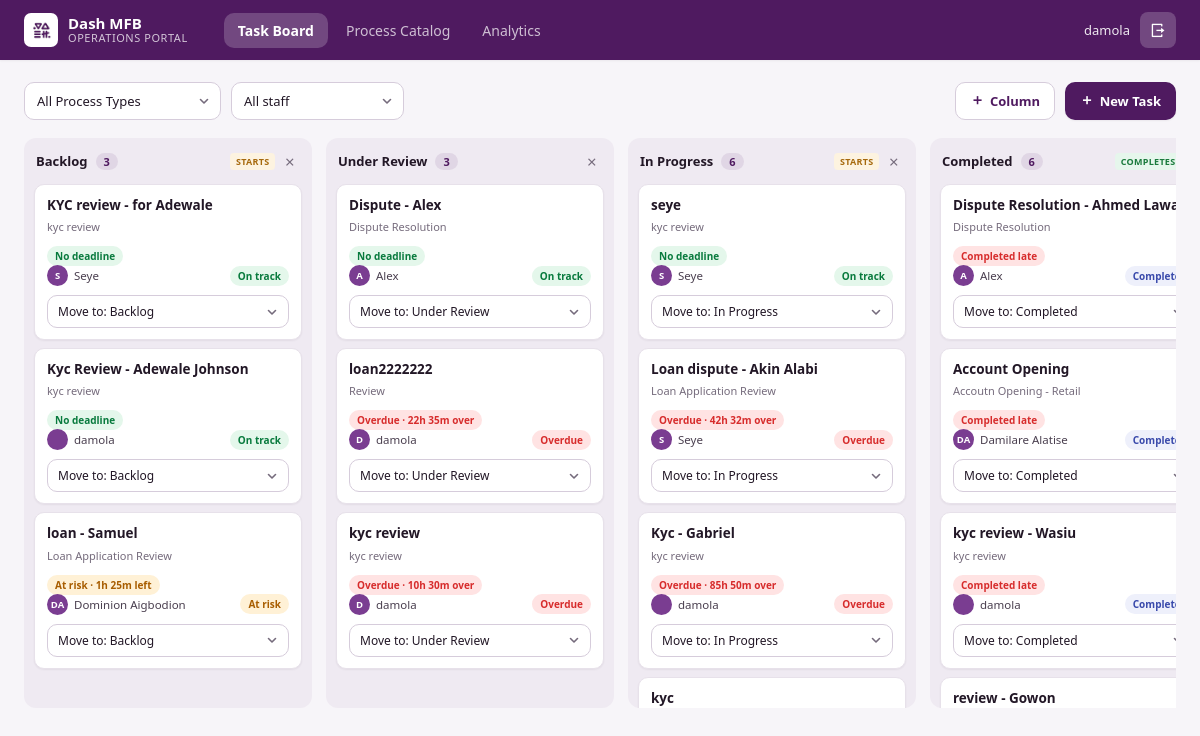
Screenshot of /dashboard/ (signed in) with the database file from the repository.
### portal/models.py (models this page shows, shortened)
class Column(models.Model):
    name = models.CharField(max_length=100)
    starts = models.BooleanField(default=False)
    completes = models.BooleanField(default=False)
    order = models.PositiveIntegerField(default=0)  # controls left-to-right board order
    class Meta:
        ordering = ['order']
    def __str__(self):
        return self.name

class Task(models.Model):
    title = models.CharField(max_length=300)
    process_type = models.ForeignKey(ProcessType, on_delete=models.PROTECT, related_name='tasks')
    status = models.ForeignKey(Column, on_delete=models.PROTECT, related_name='tasks')
    assignee = models.ForeignKey(User, on_delete=models.SET_NULL, null=True, blank=True, related_name='assigned_tasks')
    created_at = models.DateTimeField(auto_now_add=True)
    started_at = models.DateTimeField(null=True, blank=True)
    completed_at = models.DateTimeField(null=True, blank=True)
    submitted_at = models.DateTimeField(null=True, blank=True)
    deadline = models.DateTimeField(null=True, blank=True)
    escalation_sent = models.BooleanField(default=False)
    escalated_at = models.DateTimeField(null=True, blank=True)
    checklist_done = models.JSONField(default=dict, blank=True)
    awaiting_approval = models.BooleanField(default=False)
    approved_at = models.DateTimeField(null=True, blank=True)
    approved_by = models.ForeignKey(
        User, on_delete=models.SET_NULL, null=True, blank=True, related_name='approved_tasks'
    )

class ProcessType(models.Model):
    name = models.CharField(max_length=200)
    target_hours = models.FloatField()
    checklist = models.JSONField(default=list, blank=True)
    requires_approval = models.BooleanField(
        default=False,
        help_text='Tasks of this type need a sign-off before they count as completed.',
    )
    def __str__(self):
        return self.name

### portal/views.py (the view)
# urls.py: path("dashboard/", views.dashboard, name="portal-dashboard"),
@login_required
def dashboard(request):
    return render(request, 'portal/dashboard.html', _dashboard_context(request))

### portal/forms.py
class TaskForm(forms.ModelForm):
    class Meta:
        model = Task
        fields = ['title', 'process_type', 'assignee', 'status']
        widgets = {
            'title': forms.TextInput(attrs={'placeholder': 'e.g. KYC review — Damola J'}),
        }

class ColumnForm(forms.ModelForm):
    class Meta:
        model = Column
        fields = ['name', 'starts', 'completes']
        widgets = {
            'name': forms.TextInput(attrs={'placeholder': 'e.g. QA Sign-off'}),
        }

### portal/views.py (called while the page is built, shortened)
def can_approve(user):
    if not user.is_authenticated:
        return False
    if user.is_superuser:
        return True

def compute_deadline_status(task):
    if task.completed_at:
        return 'done'
    if task.awaiting_approval:
        return 'awaiting'
    if not task.deadline:
        return 'on-track'
    now = timezone.now()
    if now >= task.deadline:
        return 'overdue'
    total_seconds = (
        task.deadline - task.created_at
    ).total_seconds()
    if total_seconds <= 0:
        return 'overdue'
    elapsed_seconds = (
        now - task.created_at
    ).total_seconds()
    pct = elapsed_seconds / total_seconds
    if pct >= 0.7:
        return 'at-risk'
    return 'on-track'

def create_escalation_if_needed(task):
    if task.completed_at:
        return
    if not task.deadline:
        return
    if compute_deadline_status(task) != 'at-risk':
        return
    if Escalation.objects.filter(task=task).exists():
        return
    team_leads = User.objects.filter(
        profile__role=Profile.ROLE_TEAM_LEAD,
        is_active=True,
    )

def _clean_id(value):
    return value if (value or '').isdigit() else ''

### portal/templates/portal/dashboard.html (shortened to what this page needs)
{% extends 'portal/base.html' %}
{% load static %}
{% block content %}
<section class="tab-panel active">
    <div class="board-toolbar">
        <div class="toolbar-left">
            <form method="get" style="display:flex; gap:10px; flex-wrap:wrap;">
                <select name="process" class="filter-select" onchange="this.form.submit()">
                    <option value="">All Process Types</option>
                </select>
                {% if user.is_superuser or user.profile.role == 'admin' or user.profile.role == 'team_lead' %}
                <select name="assignee" class="filter-select" onchange="this.form.submit()">
                    <option value="">All staff</option>
                </select>
                {% endif %}
            </form>
        </div>
        <div class="toolbar-right">
            <button type="button" class="toolbar-btn hide" onclick="document.getElementById('columnModal').classList.remove('hidden')">
                <i class="ri-add-fill"></i>Column
            </button>
            <button type="button" class="toolbar-btn show" onclick="document.getElementById('taskModal').classList.remove('hidden')">
                <i class="ri-add-fill"></i>New Task
            </button>
        </div>
    </div>
    <div class="board">
        {% for entry in columns_with_tasks %}
        <div class="column">
            <div class="column-header">
                <div class="column-title">
                    {{ entry.column.name }} <span class="column-count">{{ entry.tasks|length }}</span>
                </div>
                <div class="column-flags">
                    {% if entry.column.starts %}<span class="column-flag flag-start">Starts</span>{% endif %}
                    {% if entry.column.completes %}<span class="column-flag flag-complete">Completes</span>{% endif %}
                    <form method="post" action="{% url 'column-delete' entry.column.id %}" style="display:inline;"
                          onsubmit="return confirm('Delete this column?');">
                        <button class="column-delete" type="submit" title="Delete column"><i class="ri-close-line"></i></button>
                    </form>
                </div>
            </div>
            <div class="column-body">
                {% for task in entry.tasks %}
                <div class="task-card">
                    <a href="{% url 'task-edit' task.id %}" style="text-decoration:none; color:inherit; display:block;">
                        <div class="task-card-top">
                            <div class="task-title">{{ task.title }}</div>
                        </div>
                        <div class="task-process">{{ task.process_type.name }}</div>
                        {% if task.awaiting_approval %}
                            <span class="badge badge-awaiting">
                                Awaiting approval
                            </span>
                        {% elif task.completed_at %}
                            {% if task.completion_status == 'on-time' %}
                                <span class="badge badge-completed">
                                    Completed on time
                                </span>
                            {% else %}
                                <span class="badge badge-overdue">
                                    Completed late
                                </span>
                            {% endif %}
                        {% elif task.deadline %}
                            <span
                                class="badge deadline-badge"
                                data-deadline="{{ task.deadline|date:'c' }}"
                                data-created="{{ task.created_at|date:'c' }}"
                            >
                                <span class="deadline-text">
                                </span>
                            </span>
                        {% else %}
                            <span class="badge badge-on-track">
                                No deadline
                            </span>
                        {% endif %}
                        <div class="task-meta">
                            <div class="task-assignee">
                            {% if task.assignee %}
                                <span class="assignee-avatar">{{ task.assignee.first_name|slice:":1"|upper }}{{ task.assignee.last_name|slice:":1"|upper }}</span>
                                {{ task.assignee.get_full_name|default:task.assignee.username }}
                            {% else %}
                                <span class="assignee-avatar assignee-avatar-none">?</span>
                                <span class="muted">Unassigned</span>
                            {% endif %}
                            </div>
                            <span class="badge badge-{{ task.deadline_status }}">
                            {% if task.deadline_status == 'on-track' %}On track
                            {% elif task.deadline_status == 'at-risk' %}At risk
                            {% elif task.deadline_status == 'overdue' %}Overdue
                            {% elif task.deadline_status == 'awaiting' %}Awaiting approval
                            {% else %}Completed{% endif %}
                            </span>
                        </div>
                    </a>
                    <form method="post" action="{% url 'task-move' task.id %}">
                        <select name="status" class="task-move" onchange="this.form.submit()">
                            {% for c in all_columns %}
                                <option value="{{ c.id }}" {% if c.id == entry.column.id %}selected{% endif %}>Move to: {{ c.name }}</option>
                            {% endfor %}
                        </select>
                    </form>
                </div>
                {% empty %}
                <div class="column-drop-empty">No tasks</div>
                {% endfor %}
            </div>
        </div>
        {% endfor %}
    </div>
</section>
{% endblock %}

### portal/templates/portal/base.html (shortened to what this page needs)
{% load static %}
<!DOCTYPE html>
<html lang="en">
<head>
    <link rel="stylesheet" href="{% static 'css/dashboard.css' %}">
    <link href="https://cdn.jsdelivr.net/npm/remixicon@4.9.0/fonts/remixicon.css" rel="stylesheet" />
</head>
<body>
    <header class="top-bar">
        <div class="head">
            <img src="{% static 'images/DASH LOGO.jpg' %}" alt="Logo">
            <div class="head-text">
                <span class="head-name">Dash MFB</span>
                <span class="head-sub">Operations Portal</span>
            </div>
        </div>
        <nav class="tabs" role="tablist">
            <a class="tab-btn {% if active_tab == 'board' %}active{% endif %}"
                href="{% url 'portal-dashboard' %}">Task Board</a>
            <a class="tab-btn {% if active_tab == 'catalog' %}active{% endif %}"
                href="{% url 'portal-catalog' %}">Process Catalog</a>
            {% if user.is_superuser or user.profile.role == 'admin' or user.profile.role == 'team_lead' %}
            <a class="tab-btn {% if active_tab == 'analytics' %}active{% endif %}"
                href="{% url 'portal-analytics' %}">Analytics</a>
            {% endif %}
        </nav>
        <div class="user-wrap">
            <span class="user-name">{{ user.get_full_name|default:user.username }}</span>
            <form method="post" action="{% url 'portal-logout' %}">
                <button type="submit" class="logout-btn" title="Log out">
                    <i class="ri-logout-box-r-line"></i>
                </button>
            </form>
        </div>
    </header>
    <main>
        {% block content %}
        {% endblock content %}
    </main>
</body>
</html>

### rows the page displays
Column: column.name "Backlog", tasks|length "3", starts "STARTS"
Task: title "KYC review - for Adewale", process_type.name "kyc review", awaiting_approval "No deadline", assignee.first_name "S", assignee.get_full_name "Seye", shows "On track"
Task: title "Kyc Review - Adewale Johnson", process_type.name "kyc review", awaiting_approval "No deadline", assignee.get_full_name "damola", shows "On track"
Task: title "loan - Samuel", process_type.name "Loan Application Review", assignee.first_name "D", assignee.last_name "A", assignee.get_full_name "Dominion Aigbodion", shows "At risk"
Column: column.name "Under Review", tasks|length "3"
Task: title "Dispute - Alex", process_type.name "Dispute Resolution", awaiting_approval "No deadline", assignee.first_name "A", assignee.get_full_name "Alex", shows "On track"
Task: title "loan2222222", process_type.name "Review", assignee.first_name "D", assignee.get_full_name "damola", shows "Overdue"
Task: title "kyc review", process_type.name "kyc review", assignee.first_name "D", assignee.get_full_name "damola", shows "Overdue"
Column: column.name "In Progress", tasks|length "6", starts "STARTS"
Task: title "seye", process_type.name "kyc review", awaiting_approval "No deadline", assignee.first_name "S", assignee.get_full_name "Seye", shows "On track"
Task: title "Loan dispute - Akin Alabi", process_type.name "Loan Application Review", assignee.first_name "S", assignee.get_full_name "Seye", shows "Overdue"
Task: title "Kyc - Gabriel", process_type.name "kyc review", assignee.get_full_name "damola", shows "Overdue"
Task: title "kyc"
Column: column.name "Completed", tasks|length "6", completes "COMPLETES"
Task: title "Dispute Resolution - Ahmed…", process_type.name "Dispute Resolution", awaiting_approval "Completed late", assignee.first_name "A", assignee.get_full_name "Alex"
Task: title "Account Opening", process_type.name "Accoutn Opening - Retail", awaiting_approval "Completed late", assignee.first_name "D", assignee.last_name "A", assignee.get_full_name "Damilare Alatise"
Task: title "kyc review - Wasiu", process_type.name "kyc review", awaiting_approval "Completed late", assignee.get_full_name "damola"
Task: title "review - Gowon"

### other values shown
{{ user.get_full_name|default:user.username }} "damola"
